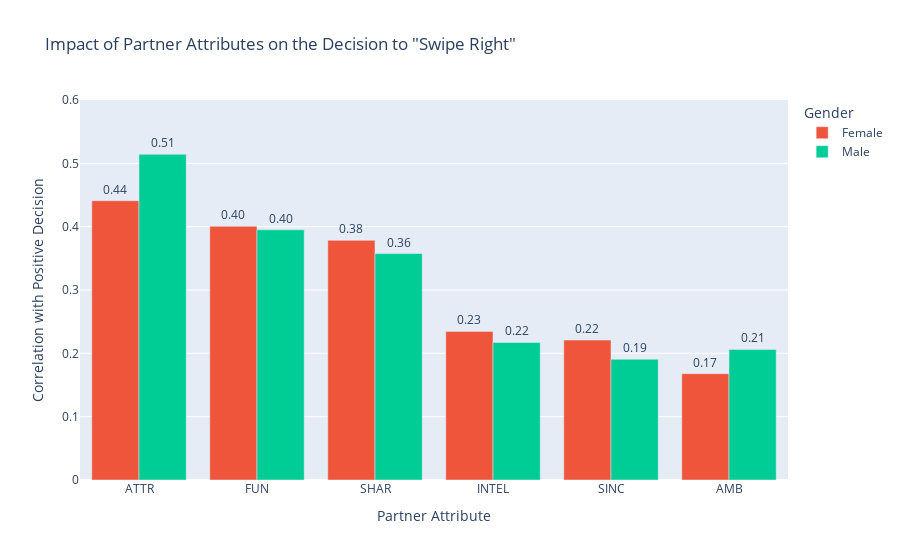

The code cell stored with this chart in its notebook:
### Code cell
import pandas as pd
import plotly.express as px

# 1. Setup Export Directory
ASSETS_DIR = "../assets"
os.makedirs(ASSETS_DIR, exist_ok=True)

# Load the Track 1 checkpoint (Behavioral Data)
df_behavior = pd.read_csv("../data/processed/speed_dating_behavior.csv")

# Define the in-the-moment rating attributes
attributes = ['attr', 'sinc', 'intel', 'fun', 'amb', 'shar']

# Map gender for readability if not already mapped
if 'gender_label' not in df_behavior.columns:
    df_behavior['gender_label'] = df_behavior['gender'].map({0: 'Female', 1: 'Male'})

# Calculate correlations between attributes and the decision ('dec') for each gender
correlations = []
for gender in ['Female', 'Male']:
    subset = df_behavior[df_behavior['gender_label'] == gender]
    for attr in attributes:
        # Calculate Pearson correlation between the attribute rating and the binary decision
        corr = subset[attr].corr(subset['dec'])
        correlations.append({
            'Gender': gender,
            'Attribute': attr.upper(),
            'Correlation with Decision': corr
        })

corr_df = pd.DataFrame(correlations)

# Sort attributes to ensure a clean, sorted visualization
# Sorting by the overall average correlation across both genders
order = corr_df.groupby('Attribute')['Correlation with Decision'].mean().sort_values(ascending=False).index
corr_df['Attribute'] = pd.Categorical(corr_df['Attribute'], categories=order, ordered=True)
corr_df = corr_df.sort_values('Attribute')

# Visualize the correlations using a grouped bar chart
fig_attr = px.bar(
    corr_df, 
    x='Attribute', 
    y='Correlation with Decision', 
    color='Gender',
    barmode='group',
    title='Impact of Partner Attributes on the Decision to "Swipe Right"',
    labels={
        'Attribute': 'Rated Attribute', 
        'Correlation with Decision': 'Correlation coefficient (r)'
    },
    color_discrete_map={'Female': '#EF553B', 'Male': '#00CC96'},
    text=corr_df['Correlation with Decision'].apply(lambda x: f'{x:.2f}')
)

fig_attr.update_traces(textposition='outside')
fig_attr.update_layout(yaxis_range=[0, 0.6], xaxis_title="Partner Attribute", yaxis_title="Correlation with Positive Decision")
fig_attr.show()
fig_attr.write_html(os.path.join(ASSETS_DIR, "Impact_of_Partner_Attributes.html"))

### Figure 1 — Plotly figure (JSON) as saved in the notebook; plotly's stock layout.template omitted (floating-point values rounded to 4 significant figures)
{"data": [{"alignmentgroup": "True", "hovertemplate": "Gender=Female<br>Rated Attribute=%{x}<br>Correlation coefficient (r)=%{y}<br>text=%{text}<extra></extra>", "legendgroup": "Female", "marker": {"color": "#EF553B", "pattern": {"shape": ""}}, "name": "Female", "offsetgroup": "Female", "orientation": "v", "showlegend": true, "text": ["0.44", "0.40", "0.38", "0.23", "0.22", "0.17"], "textposition": "outside", "type": "bar", "x": ["ATTR", "FUN", "SHAR", "INTEL", "SINC", "AMB"], "xaxis": "x", "y": [0.4409, 0.4006, 0.3784, 0.2346, 0.221, 0.1678], "yaxis": "y"}, {"alignmentgroup": "True", "hovertemplate": "Gender=Male<br>Rated Attribute=%{x}<br>Correlation coefficient (r)=%{y}<br>text=%{text}<extra></extra>", "legendgroup": "Male", "marker": {"color": "#00CC96", "pattern": {"shape": ""}}, "name": "Male", "offsetgroup": "Male", "orientation": "v", "showlegend": true, "text": ["0.51", "0.40", "0.36", "0.22", "0.19", "0.21"], "textposition": "outside", "type": "bar", "x": ["ATTR", "FUN", "SHAR", "INTEL", "SINC", "AMB"], "xaxis": "x", "y": [0.5142, 0.395, 0.3576, 0.2172, 0.1906, 0.2062], "yaxis": "y"}], "layout": {"barmode": "group", "legend": {"title": {"text": "Gender"}, "tracegroupgap": 0}, "title": {"text": "Impact of Partner Attributes on the Decision to \"Swipe Right\""}, "xaxis": {"anchor": "y", "domain": [0, 1], "title": {"text": "Partner Attribute"}}, "yaxis": {"anchor": "x", "domain": [0, 1], "range": [0, 0.6], "title": {"text": "Correlation with Positive Decision"}}}}
